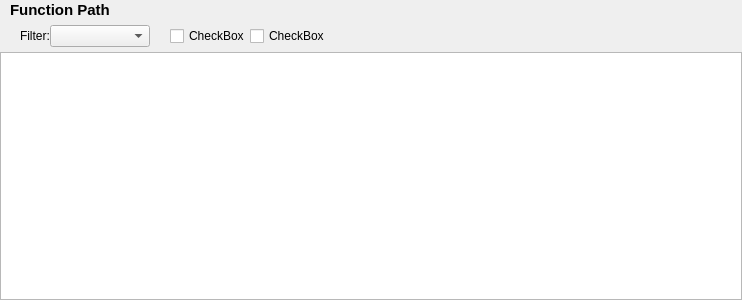
<?xml version="1.0" encoding="UTF-8"?>
<ui version="4.0">
 <class>Form</class>
 <widget class="QWidget" name="Form">
  <property name="geometry">
   <rect>
    <x>0</x>
    <y>0</y>
    <width>742</width>
    <height>300</height>
   </rect>
  </property>
  <property name="font">
   <font>
    <pointsize>9</pointsize>
   </font>
  </property>
  <property name="windowTitle">
   <string>Form</string>
  </property>
  <layout class="QVBoxLayout" name="verticalLayout">
   <property name="spacing">
    <number>0</number>
   </property>
   <property name="leftMargin">
    <number>0</number>
   </property>
   <property name="topMargin">
    <number>0</number>
   </property>
   <property name="rightMargin">
    <number>0</number>
   </property>
   <property name="bottomMargin">
    <number>0</number>
   </property>
   <item>
    <layout class="QHBoxLayout" name="horizontalLayout_2">
     <item>
      <spacer name="horizontalSpacer_4">
       <property name="orientation">
        <enum>Qt::Horizontal</enum>
       </property>
       <property name="sizeType">
        <enum>QSizePolicy::Fixed</enum>
       </property>
       <property name="sizeHint" stdset="0">
        <size>
         <width>10</width>
         <height>20</height>
        </size>
       </property>
      </spacer>
     </item>
     <item>
      <widget class="QLabel" name="label_FuncFullPath">
       <property name="font">
        <font>
         <pointsize>11</pointsize>
         <weight>75</weight>
         <bold>true</bold>
        </font>
       </property>
       <property name="text">
        <string>Function Path</string>
       </property>
      </widget>
     </item>
    </layout>
   </item>
   <item>
    <layout class="QHBoxLayout" name="horizontalLayout_3">
     <property name="topMargin">
      <number>5</number>
     </property>
     <property name="bottomMargin">
      <number>5</number>
     </property>
     <item>
      <widget class="QWidget" name="widget_Button" native="true">
       <property name="font">
        <font>
         <pointsize>8</pointsize>
        </font>
       </property>
       <layout class="QHBoxLayout" name="horizontalLayout_Button">
        <property name="spacing">
         <number>0</number>
        </property>
        <property name="leftMargin">
         <number>0</number>
        </property>
        <property name="topMargin">
         <number>0</number>
        </property>
        <property name="rightMargin">
         <number>0</number>
        </property>
        <property name="bottomMargin">
         <number>0</number>
        </property>
       </layout>
      </widget>
     </item>
     <item>
      <layout class="QHBoxLayout" name="horizontalLayout">
       <item>
        <spacer name="horizontalSpacer_3">
         <property name="orientation">
          <enum>Qt::Horizontal</enum>
         </property>
         <property name="sizeType">
          <enum>QSizePolicy::Fixed</enum>
         </property>
         <property name="sizeHint" stdset="0">
          <size>
           <width>20</width>
           <height>20</height>
          </size>
         </property>
        </spacer>
       </item>
       <item>
        <widget class="QLabel" name="label_2">
         <property name="text">
          <string>Filter:</string>
         </property>
        </widget>
       </item>
       <item>
        <widget class="QComboBox" name="comboBox">
         <property name="minimumSize">
          <size>
           <width>100</width>
           <height>0</height>
          </size>
         </property>
        </widget>
       </item>
       <item>
        <spacer name="horizontalSpacer">
         <property name="orientation">
          <enum>Qt::Horizontal</enum>
         </property>
         <property name="sizeType">
          <enum>QSizePolicy::Fixed</enum>
         </property>
         <property name="sizeHint" stdset="0">
          <size>
           <width>20</width>
           <height>20</height>
          </size>
         </property>
        </spacer>
       </item>
       <item>
        <widget class="QCheckBox" name="checkBox_1">
         <property name="text">
          <string>CheckBox</string>
         </property>
        </widget>
       </item>
       <item>
        <widget class="QCheckBox" name="checkBox_2">
         <property name="text">
          <string>CheckBox</string>
         </property>
        </widget>
       </item>
       <item>
        <spacer name="horizontalSpacer_2">
         <property name="orientation">
          <enum>Qt::Horizontal</enum>
         </property>
         <property name="sizeHint" stdset="0">
          <size>
           <width>40</width>
           <height>20</height>
          </size>
         </property>
        </spacer>
       </item>
      </layout>
     </item>
    </layout>
   </item>
   <item>
    <widget class="QTableWidget" name="tableWidget">
     <property name="editTriggers">
      <set>QAbstractItemView::SelectedClicked</set>
     </property>
     <property name="alternatingRowColors">
      <bool>true</bool>
     </property>
     <property name="selectionBehavior">
      <enum>QAbstractItemView::SelectRows</enum>
     </property>
     <attribute name="verticalHeaderDefaultSectionSize">
      <number>23</number>
     </attribute>
    </widget>
   </item>
  </layout>
 </widget>
 <resources/>
 <connections/>
</ui>
